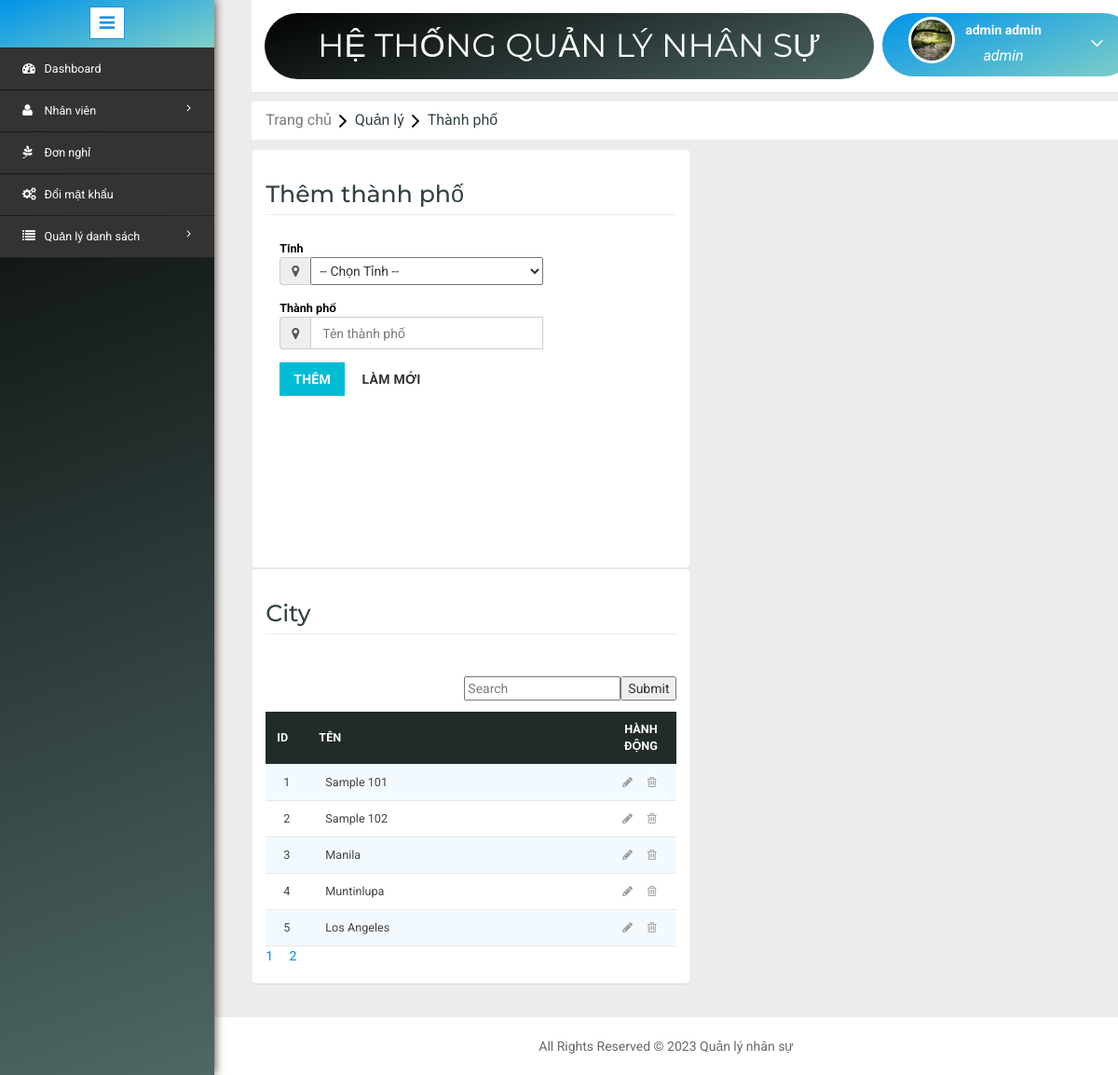
/city.php (signed in), run on the app's committed database.
### tables this page shows
CREATE TABLE `city` (
  `CityId` int(11) NOT NULL,
  `StateId` int(11) NOT NULL,
  `Name` varchar(200) NOT NULL
);

### city.php (the view, shortened to what this page needs)
<?php include('header.php'); ?>
<?php
	$dbs = new database();
	$db=$dbs->connection();
  $name="";
  $page="";
  if(isset($_GET['searccity']))
  {
    $SearchCityName = $_GET['searccity'];
    $RecordeLimit = 5;
    $searchcity = mysqli_query($db,"select count(CityId) as total from city where Name like '%".$SearchCityName."%'");
    $CName = mysqli_fetch_array($searchcity);
    $number_of_row =ceil($CName['total']/5);
    if(isset($_GET['bn']) &&intval($_GET['bn']) <= $number_of_row && intval($_GET['bn'] !=0))
    {
      $Skip = (intval($_GET["bn"]) * $RecordeLimit) - $RecordeLimit;
      $sql = mysqli_query($db,"select * from city where Name like '%".$SearchCityName."%' LIMIT $Skip,$RecordeLimit ");
    }
    else
    {
      $sql = mysqli_query($db,"select * from city where Name like '%".$SearchCityName."%' LIMIT $RecordeLimit ");
    }
    for($i=0;$i<$number_of_row;$i++)
    {
      $d = $i+1;
      if(isset($_GET["searccity"]))
      {
        $page .= "<a href='city.php?searccity=$SearchCityName&bn=$d'>$d</a>&nbsp &nbsp &nbsp";
      }
      else
      {
        $page .= "<a href='city.php?bn=$d'>$d</a>&nbsp &nbsp &nbsp";
      }
    }
  }
  else
  {
    $RecordeLimit = 5;
    $searchCity = mysqli_query($db,"select count(CityId) as total from city ");
    $CName = mysqli_fetch_array($searchCity);
    $number_of_row =ceil($CName['total']/5);
    if(isset($_GET['bn']) && intval($_GET['bn']) <= $number_of_row && intval($_GET['bn'] != 0 ))
    {
      $Skip = (intval($_GET["bn"]) * $RecordeLimit) - $RecordeLimit;
      $sql = mysqli_query($db,"select * from city LIMIT $Skip,$RecordeLimit");
    }
    else
    {
      $sql = mysqli_query($db,"select * from city LIMIT $RecordeLimit");
    }
    for($i=0;$i<$number_of_row;$i++)
    {
        $d = $i+1;
        $page .= "<a href='city.php?bn=$d'>$d</a>&nbsp &nbsp &nbsp";
    }
  }
?>
<link rel="stylesheet" type="text/css" href="css/table-style.css" />
<link rel="stylesheet" type="text/css" href="css/basictable.css" />
<ol class="breadcrumb" style="margin: 10px 0px ! important;">
    <li class="breadcrumb-item"><a href="Home.php">Trang chủ</a><i class="fa fa-angle-right"></i>Quản lý<i class="fa fa-angle-right"></i>Thành phố</li>
</ol>
<div class="validation-system" style="margin-top: 0;">
 		<div class="validation-form" style="overflow: auto; margin-right:20px; height: 450px; width: 49%; float: left;">
        <form method="POST" action="controller/ccity.php?cityedit=<?php echo isset($row['CityId']) ? $row['CityId'] : ""; ?>">
        <div class="vali-form-group" >
        <h2>Thêm thành phố</h2>
        	<div class="col-md-3 control-label">
              <label class="control-label">Tỉnh</label>
              <div class="input-group">
                  <span class="input-group-addon">
              <i class="fa fa-map-marker" aria-hidden="true"></i>
              </span>
              <select name="state" style="text-transform: capitalize; width: 250px;" required>
                <option value="">-- Chọn tỉnh --</option>
              </select>
              </div>
            </div>
          	<div class="col-md-3 control-label">
            	<label class="control-label">Thành phố</label>
              	<div class="input-group">
                  	<span class="input-group-addon">
              			<i class="fa fa-map-marker" aria-hidden="true"></i>
              		</span>
              	<input type="text" name="city" placeholder="Tên thành phố" value="<?php echo $name; ?>" required="" class="form-control" style="width: 250px; height: 35px;">
              	</div>
            </div>
        </div>
            <div class="col-md-12 form-group">
              <button type="submit" name="cityy" class="btn btn-primary">Thêm</button>
              <button type="reset" class="btn btn-default">Làm mới</button>
            </div>
          <div class="clearfix"> </div>
        </form>
 </div>
 <div class="validation-form" style="width: 49%; overflow: auto;">
 		<div style="height: 396px;">
					<div class="w3l-table-info" >
					  <h2>City</h2>
					  <br>
					  <form method="GET" action="#">
					  	<input style="float: right;" type="submit" name="searchcity" >
					  	<input style="float: right;" placeholder="Search" type="search-box" name="searccity" value="<?php echo(isset($_GET['searccity']))?$_GET['searccity']:"";?>"><br>
					  </form>
					    <table id="table">
						<thead>
						  <tr>
						  	<th>Id</th>
							<th style="width: 5000px;">Tên</th>
							<th  style="text-align: center; width: 450px;">Hành động</th>
						  </tr>
						</thead>
						<tbody>
						<?php $i=1; while($row = mysqli_fetch_assoc($sql)) { ?>
						<tr>
							<td><?php if(isset($_GET['bn'])==0){ echo $i; } else{ echo ($_GET['bn']-1)*5+$i; } $i++;?></td>
							<td><?php echo ucfirst($row['Name']); ?></td>
							<td><a href="?cityedit=<?php echo $row['CityId']; ?>"><i class="fa fa-pencil" aria-hidden="true"></i></a>&nbsp;&nbsp;&nbsp;&nbsp;&nbsp;<a href="controller/ccity.php?citydelete=<?php echo $row['CityId']; ?>"><i class="fa fa-trash-o" aria-hidden="true"></i></a></td>
						 </tr>
              <?php } ?>
						</tbody>
					  </table>
            <div><?php echo $page; ?></div>
					</div>
		</div>
 </div>
</div>
<?php include('footer.php'); ?>

### css/table-style.css (style rules this page uses)
table { background: white; border-collapse: collapse; margin: 1.25em 0 0; width: 100%; }
table tr, table th, table td { border: none; border-bottom: 1px solid #e8e8e8; font-size: .95em; }
table th, table td { padding: 10px 12px; text-align: left; }
table th { background: #212b2a; color: #fff; text-transform: uppercase; }
table tr td { background: #f3faff; color: #424242; }
table tr:nth-of-type(2n+2) td { background: #ffffff; }
table { width: 100%; }

### data on the page
city: Name "Sample 101"
city: Name "Sample 102"
city: Name "Manila"
city: Name "Muntinlupa"
city: Name "Los Angeles"

### other printed values
$_SESSION['User']['FirstName'] "admin"
$_SESSION['User']['LastName'] "admin"
$_SESSION['role']['Name'] "admin"
$d "1"
$d "2"
